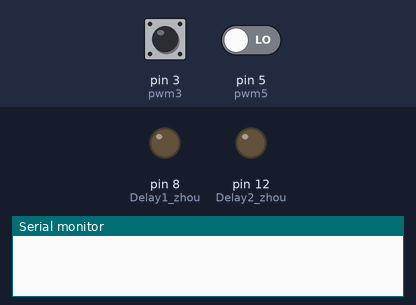
A sketch run on a simulated Arduino Uno, built with avr-gcc and run on an emulated ATmega328P. Shown: output pins drawn as LEDs (lit = HIGH), the last lines printed to the serial monitor. The inputs (shaded band) are chosen by the test bench; at power-on: pin 3 (pwm3) LOW, pin 5 (pwm5) LOW.

Above: at 1.2 s.
1.3 s: pin 3 (pwm3) pulsed HIGH 5 times (0.12 s each, 0.3 s apart)
At 3.0 s:
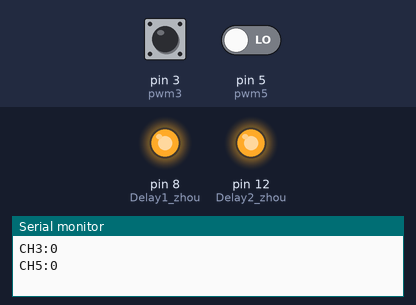
At 4.9 s:
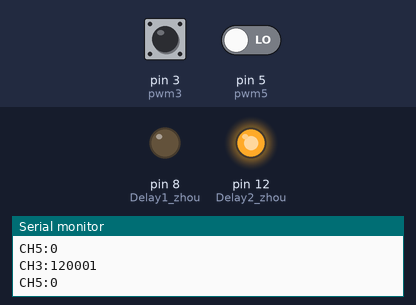
Timing chart, 0 to 7.3 s (numbered marks = the images above; inputs shaded):
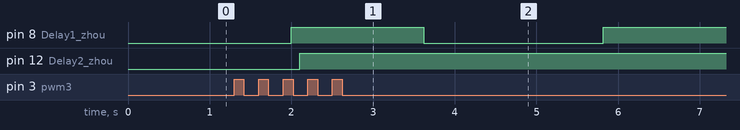

The sketch:

Delay_Responder.ino
```cpp
int Delay1_zhou = 8;
int Delay2_zhou = 12;
int pwm3=3;
int pwm5=5;
unsigned long duration3;
unsigned long duration5;
void setup(){
Serial.begin(9600);
pinMode(pwm3,INPUT);
pinMode(pwm5,INPUT);
pinMode(Delay1_zhou, OUTPUT);
pinMode(Delay2_zhou, OUTPUT);
}
void loop(){
  duration3=pulseIn(pwm3,HIGH);
  duration5=pulseIn(pwm5,HIGH);
  Serial.print("CH3:");
  Serial.println(duration3);
  Serial.print("CH5:");
  Serial.println(duration5);

  if(duration3>1500){
  digitalWrite(Delay1_zhou, LOW);
  delay(100);
  digitalWrite(Delay2_zhou, HIGH);
  delay(100);
  }
  else{
    if(duration5>1500){
  digitalWrite(Delay1_zhou, HIGH);
  delay(100);
  digitalWrite(Delay2_zhou, LOW);
    }
    else{
  digitalWrite(Delay1_zhou, HIGH);
  delay(100);
  digitalWrite(Delay2_zhou, HIGH);
  delay(100);
    }
  }
  }
```
